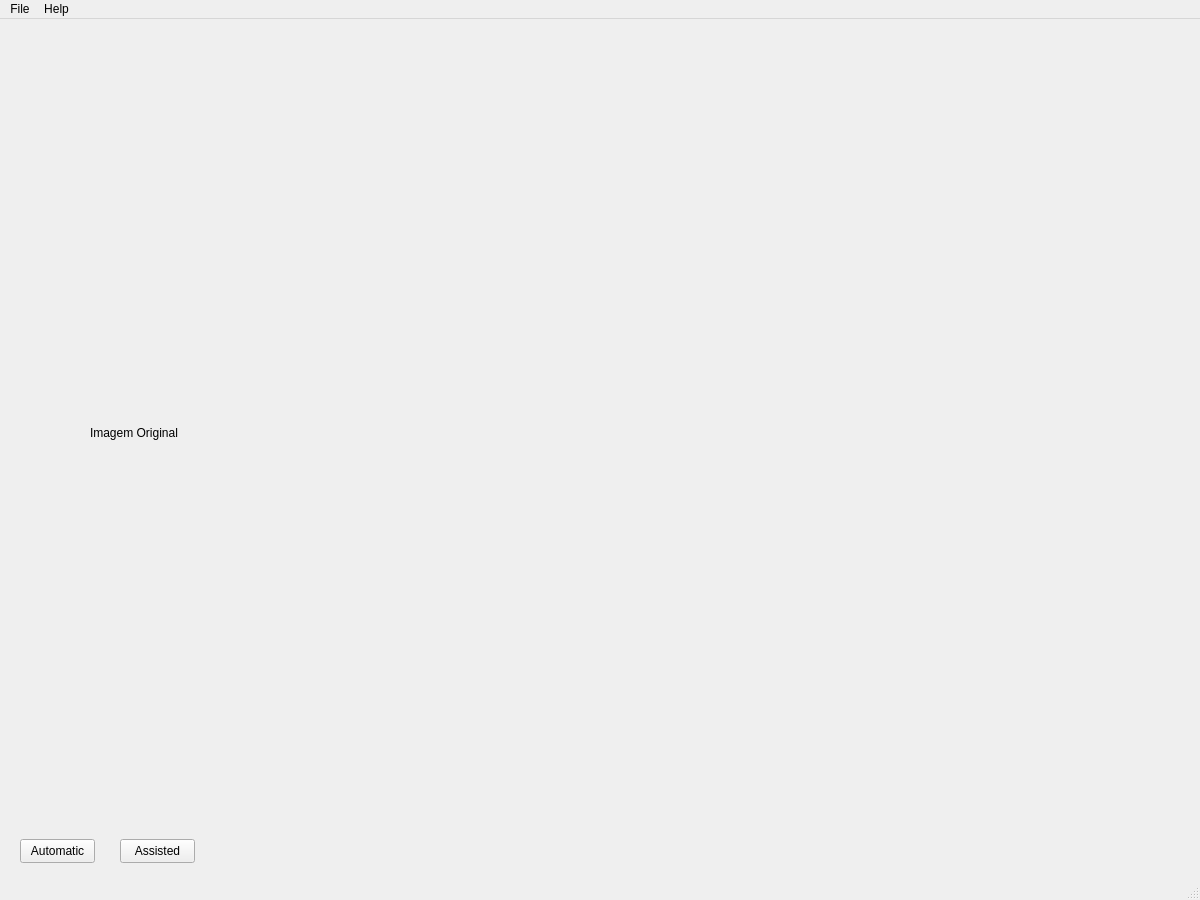
<?xml version="1.0" encoding="UTF-8"?>
<ui version="4.0">
 <class>MainWindow</class>
 <widget class="QMainWindow" name="MainWindow">
  <property name="geometry">
   <rect>
    <x>0</x>
    <y>0</y>
    <width>1200</width>
    <height>900</height>
   </rect>
  </property>
  <property name="windowTitle">
   <string>MainWindow</string>
  </property>
  <widget class="QWidget" name="centralwidget">
   <widget class="QPushButton" name="Automatic">
    <property name="geometry">
     <rect>
      <x>20</x>
      <y>820</y>
      <width>75</width>
      <height>24</height>
     </rect>
    </property>
    <property name="text">
     <string>Automatic</string>
    </property>
   </widget>
   <widget class="QPushButton" name="Assisted">
    <property name="geometry">
     <rect>
      <x>120</x>
      <y>820</y>
      <width>75</width>
      <height>24</height>
     </rect>
    </property>
    <property name="text">
     <string>Assisted</string>
    </property>
   </widget>
   <widget class="QLabel" name="label">
    <property name="geometry">
     <rect>
      <x>90</x>
      <y>30</y>
      <width>1020</width>
      <height>768</height>
     </rect>
    </property>
    <property name="text">
     <string>Imagem Original</string>
    </property>
   </widget>
  </widget>
  <widget class="QMenuBar" name="menubar">
   <property name="geometry">
    <rect>
     <x>0</x>
     <y>0</y>
     <width>1200</width>
     <height>22</height>
    </rect>
   </property>
   <widget class="QMenu" name="menuFile">
    <property name="title">
     <string>File</string>
    </property>
    <addaction name="actionFile"/>
    <addaction name="actionFolder"/>
   </widget>
   <widget class="QMenu" name="menuHelp">
    <property name="title">
     <string>Help</string>
    </property>
    <addaction name="actionAbout"/>
   </widget>
   <addaction name="menuFile"/>
   <addaction name="menuHelp"/>
  </widget>
  <widget class="QStatusBar" name="statusbar"/>
  <action name="actionFile">
   <property name="text">
    <string>Read New File</string>
   </property>
  </action>
  <action name="actionFolder">
   <property name="text">
    <string>Read New Folder</string>
   </property>
  </action>
  <action name="actionAutomatic_Counting">
   <property name="text">
    <string>Automatic Counting</string>
   </property>
  </action>
  <action name="actionAssisted_Counting">
   <property name="text">
    <string>Assisted Counting</string>
   </property>
  </action>
  <action name="actionAbout">
   <property name="text">
    <string>About</string>
   </property>
  </action>
 </widget>
 <resources/>
 <connections/>
</ui>
